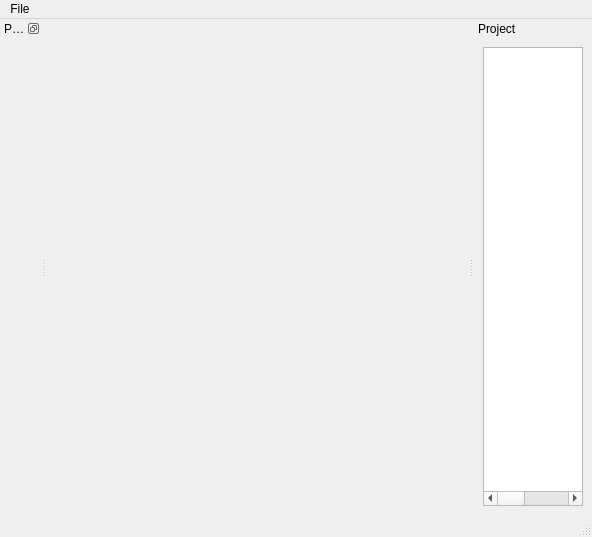
<?xml version="1.0" encoding="UTF-8"?>
<ui version="4.0">
 <class>MainWindow</class>
 <widget class="QMainWindow" name="MainWindow">
  <property name="geometry">
   <rect>
    <x>0</x>
    <y>0</y>
    <width>592</width>
    <height>537</height>
   </rect>
  </property>
  <property name="sizePolicy">
   <sizepolicy hsizetype="Preferred" vsizetype="Preferred">
    <horstretch>0</horstretch>
    <verstretch>0</verstretch>
   </sizepolicy>
  </property>
  <property name="minimumSize">
   <size>
    <width>100</width>
    <height>0</height>
   </size>
  </property>
  <property name="windowTitle">
   <string>MainWindow</string>
  </property>
  <widget class="QWidget" name="centralwidget"/>
  <widget class="QMenuBar" name="menubar">
   <property name="geometry">
    <rect>
     <x>0</x>
     <y>0</y>
     <width>592</width>
     <height>22</height>
    </rect>
   </property>
   <widget class="QMenu" name="menuFile">
    <property name="title">
     <string>File</string>
    </property>
    <addaction name="actionQuit"/>
   </widget>
   <addaction name="menuFile"/>
  </widget>
  <widget class="QStatusBar" name="statusbar"/>
  <widget class="QDockWidget" name="dockWidget_Project">
   <property name="enabled">
    <bool>true</bool>
   </property>
   <property name="floating">
    <bool>false</bool>
   </property>
   <property name="features">
    <set>QDockWidget::DockWidgetMovable</set>
   </property>
   <property name="windowTitle">
    <string>Project</string>
   </property>
   <attribute name="dockWidgetArea">
    <number>2</number>
   </attribute>
   <widget class="QWidget" name="dockWidgetContents_2">
    <layout class="QHBoxLayout" name="horizontalLayout">
     <item>
      <widget class="ProjectTree" name="treeWidget_project">
       <property name="sizeAdjustPolicy">
        <enum>QAbstractScrollArea::AdjustToContentsOnFirstShow</enum>
       </property>
       <property name="rootIsDecorated">
        <bool>true</bool>
       </property>
       <property name="itemsExpandable">
        <bool>true</bool>
       </property>
       <property name="headerHidden">
        <bool>true</bool>
       </property>
       <property name="columnCount">
        <number>3</number>
       </property>
       <column>
        <property name="text">
         <string notr="true">1</string>
        </property>
       </column>
       <column>
        <property name="text">
         <string notr="true">2</string>
        </property>
       </column>
       <column>
        <property name="text">
         <string notr="true">3</string>
        </property>
       </column>
      </widget>
     </item>
    </layout>
   </widget>
  </widget>
  <widget class="QDockWidget" name="dockWidget_params">
   <property name="enabled">
    <bool>true</bool>
   </property>
   <property name="features">
    <set>QDockWidget::DockWidgetFloatable|QDockWidget::DockWidgetMovable</set>
   </property>
   <property name="windowTitle">
    <string>Parameters Placeholder</string>
   </property>
   <attribute name="dockWidgetArea">
    <number>1</number>
   </attribute>
   <widget class="QWidget" name="dockWidgetContents_3"/>
  </widget>
  <action name="actionQuit">
   <property name="text">
    <string>Quit</string>
   </property>
   <property name="shortcut">
    <string>Alt+Q</string>
   </property>
  </action>
 </widget>
 <customwidgets>
  <customwidget>
   <class>ProjectTree</class>
   <extends>QTreeWidget</extends>
   <header>ProjectTree.h</header>
  </customwidget>
 </customwidgets>
 <resources/>
 <connections/>
</ui>
